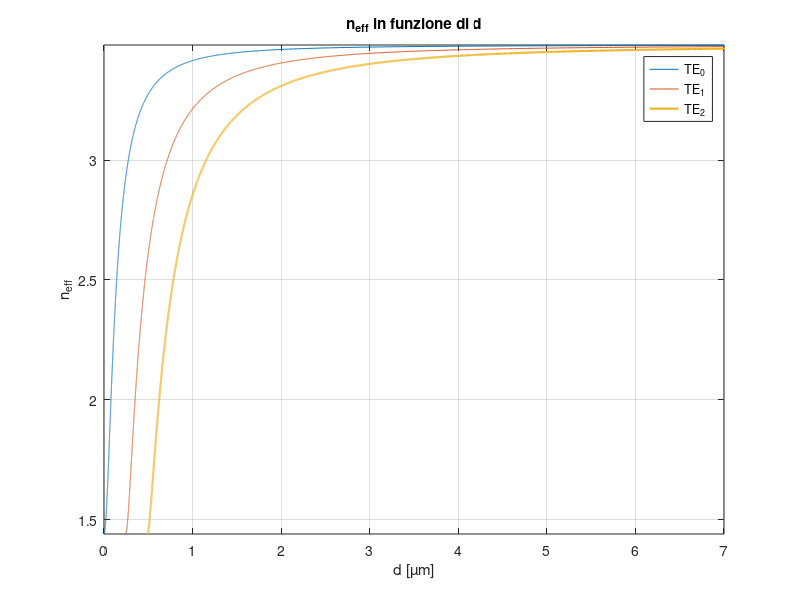

Write the MATLAB code that produced this figure. (Note: this script raises an error after producing the figure.)
clc
clear
close all

%% 1 - Valutazione n_eff(d)
sample = 10^4;  % numero di valori per la creazione dei vettori tramite la funzione linspace

n_cladding=1.44;
n_core=3.48;
c=3e8;
lambda=1.55*10^-6;
omega=2*pi*c/lambda;
mu=4*pi*10^-7;
m0=0;
m1=1;
m2=2;
k_0=2*pi/lambda;

n_eff=linspace(n_cladding,n_core-0.0001,sample);    % vettore di punti tra n_cladding e n_core (sample più grande di 1000 per avere una buona risuluzione)
gamma= k_0*(sqrt(n_eff.^2 -n_cladding^2));

k_x= k_0*sqrt(n_core^2-n_eff.^2);

d0=(2*atan(gamma./k_x)+m0*pi)./k_x;     % spessore del core per il modo 0
d1=(2*atan(gamma./k_x)+m1*pi)./k_x;     % spessore del core per il modo 1
d2=(2*atan(gamma./k_x)+m2*pi)./k_x;     % spessore del core per il modo 2

figure (1)
plot( d0*10^6, n_eff, d1*10^6, n_eff, d2*10^6, n_eff, 'LineWidth', 1.5)
xlabel('d [µm]');
ylabel('n_{eff}');
legend('TE_0','TE_1','TE_2');
title('n_{eff} in funzione di d');
xlim([0, 7]);   
ylim([n_cladding, n_core]);
grid on
%% punto 2
d=4.5e-7; % valore scelto per lo spessore del core per avere solo modo TE0 e TE1
[~, index_0] = min(abs(d0-d));  % trovo l'indice del dato del vettore d0 con il valore più vicino a d
[~, index_1] = min(abs(d1-d));  % trovo l'indice del dato del vettore d1 con il valore più vicino a d
n_eff_0 = n_eff(index_0);      % valore efficace per il modo 0
n_eff_1 = n_eff(index_1);      % valore efficace per il modo 1
beta_0 = k_0*n_eff_0;       % beta efficace per il modo 0
beta_1 = k_0*n_eff_1;       % beta efficace per il modo 1
k_x_0 = k_0*(sqrt(n_core^2-n_eff_0^2)); % k_x per il modo 0
k_x_1 = k_0*(sqrt(n_core^2-n_eff_1^2)); % k_x per il modo 1
gamma_0 = k_0*(sqrt(n_eff_0^2 -n_cladding^2));  % gamma per il modo 0
gamma_1 = k_0*(sqrt(n_eff_1^2 -n_cladding^2));  % gamma per il modo 1

% Ey
syms x;
% espressione analitica a tratti per il campo elettrico lungo l'asse y per il modo 0
Ey_0 = piecewise( x>0, exp(-gamma_0.*x), -d<=x<=0, (cos(k_x_0.*x) - (gamma_0/k_x_0)*sin(k_x_0.*x)), x<-d, (cos(k_x_0.*(-d)) - (gamma_0/k_x_0)*sin(k_x_0.*(-d)))*exp(gamma_0*(x+d)) );
figure(2)
hold on
grid on
fplot(Ey_0, [-2*d d])
xline(-d, '--k');
xline(0, '--k');
title("E_y(x) di TE_0")
xlabel('x [m]')
ylabel('E_y [V/m]')
xlim([-2*d, d])

% espressione analitica a tratti per il campo elettrico lungo l'asse y per il modo 1
Ey_1 = piecewise( x>0, exp(-gamma_1.*x), -d<=x<=0, (cos(k_x_1.*x) - (gamma_1/k_x_1)*sin(k_x_1.*x)), x<-d, (cos(k_x_1.*(-d)) - (gamma_1/k_x_1)*sin(k_x_1.*(-d)))*exp(gamma_1*(x+d)) );
figure(3)
hold on
grid on
fplot(Ey_1, [-2*d d])
xline(-d, '--k');
xline(0, '--k');
title("E_y(x) di TE_1")
xlabel('x [m]')
ylabel('E_y [V/m]')
xlim([-2*d, d])

% Hz
% espressione analitica a tratti per il campo magnetico lungo l'asse z per il modo 0
Hz_0 = diff(Ey_0, x)/(omega*mu);
figure(4)
figure(4)
hold on
grid on
fplot(Hz_0, [-2*d d])
xline(-d, '--k');
xline(0, '--k');
title("H_z(x) di TE_0")
xlabel('x [m]')
ylabel('H_z [A/m]')
xlim([-2*d, d])

% espressione analitica a tratti per il campo magnetico lungo l'asse z per il modo 1
Hz_1 = diff(Ey_1, x)/(omega*mu);
figure(5)
hold on
grid on
fplot(Hz_1, [-2*d d])
xline(-d, '--k');
xline(0, '--k');
title("H_z(x) di TE_1")
xlabel('x [m]')
ylabel('H_z [A/m]')
xlim([-2*d, d])

% Hx 
% espressione analitica a tratti per il campo magnetico lungo l'asse x per il modo 0
Hx_0 = -(beta_0*Ey_0)/(omega*mu);
figure(6)
hold on
grid on
fplot(Hx_0, [-2*d d])
xline(-d, '--k');
xline(0, '--k');
title("H_x(x) di TE_0")
xlabel('x [m]')
ylabel('H_x [A/m]')
xlim([-2*d, d])

% espressione analitica a tratti per il campo magnetico lungo l'asse x per il modo 1
Hx_1 = -(beta_1*Ey_1)/(omega*mu);
figure(7)
hold on
grid on
fplot(Hx_1, [-2*d d])
xline(-d, '--k');
xline(0, '--k');
title("H_x(x) di TE_1")
xlabel('x [m]')
ylabel('H_x [A/m]')
xlim([-2*d, d])
%}


%% punto 3
Gamma = ones(1,length(n_eff));  % inizializzo vettore in cui poi verrà salvato il valore di Gamma per ogni spessore del core

for i = 1:length(d0)     % per ogni valore del vettore d0 vado a calcolare il fattore Gamma e lo salvo nell'ononimo vettore
    syms x;
    % espressione analitica a tratti del campo elettrico lungo l'asse y per il modo 0
    Ey = piecewise( x>0, exp(-gamma(i).*x), -d0(i)<=x<=0, (cos(k_x(i).*x) - (gamma(i)/k_x(i))*sin(k_x(i).*x)), x<-d0(i), (cos(k_x(i).*(-d0(i))) - (gamma(i)/k_x(i))*sin(k_x(i).*(-d0(i))))*exp(gamma(i)*(x+d0(i))) );
    Gamma(i) = int(Ey^2, x, -d0(i), 0)/int(Ey^2, x, -inf, inf);    
end 

figure(8)
plot(d0*1e6, Gamma)
title("Γ_{TE0} in funzione dello spesso del core");
ylabel("Γ_{TE0}");
xlabel('d [µm]')
xlim([0, 1])
grid on



%% punto 4
alpha_core = 0.3;       % cm^-1
alpha_cladding = 0.15;  % cm^-1

alpha_modal = Gamma.*alpha_core + (1-Gamma).*alpha_cladding;    % alpha_modal in cm^-1

figure(9)
subplot(2, 1, 1)
plot(d0*1e6, alpha_modal)
title("Perdita modale in funzione dello spessore del core");
ylabel("\alpha_{modal} [{cm^-1}]");
xlabel('d [µm]')
xlim([0, 1])
grid on

alpha_modal_db = alpha_modal.*10*log10(exp(1));                 % alpha_modal_db in dB/cm
subplot(2, 1, 2)
plot(d0*1e6, alpha_modal_db) 
title("Perdita modale in funzione dello spessore del core");
ylabel("\alpha_{modal} [dB/cm]");
xlabel('d [µm]')
xlim([0, 1])
grid on


%% punto 5

len = 0.5;          % guida lunga 0.5 cm
insertion_loss = alpha_modal_db*len; 
figure(10)
plot(d0*1e6, insertion_loss)
title("Insertion loss in funzione dello spessore del core");
ylabel("Insertion loss [dB]");
xlabel('d [µm]')
xlim([0, 1])
grid on

%% punto 6
[~, index_Gamma] = min(abs(Gamma-0.75));  % trovo l'indice del dato del vettore Gamma con il valore più vicino a 0.75
thickness = d0(index_Gamma);    % ricavo lo spessore del core per il modo TE0 e con gamma pari a 0.75

%% punto 7
lambda_min = 850e-9;    % valore minimo per la lunghezza d'onda da raffigurare sul grafico
lambda_max = 1620e-9;   % valore massimo per la lunghezza d'onda da raggigurare sul grafico
w_0 = 2.*atan(sqrt(n_eff.^2 - n_cladding^2)./sqrt(n_core^2 - n_eff.^2)).*c./(thickness.*sqrt(n_core^2 - n_eff.^2));         % pulsazione per il modo 0
w_1 = (2.*atan(sqrt(n_eff.^2 - n_cladding^2)./sqrt(n_core^2 - n_eff.^2))+pi).*c./(thickness.*sqrt(n_core^2 - n_eff.^2));    % pulsazione per il modo 1

subplot(1,2,1)
plot(w_0, n_eff, w_1, n_eff)
title("n_{eff} in funzione di omega");
ylabel("n_{eff}");
xlabel('omega [rad/s]')
xlim([2*pi*c/lambda_max, 2*pi*c/lambda_min])    % limito il grafico lungo l'asse x in base ai valori di lambda_min e lambda_max dati
ylim([n_cladding-0.1, n_core+0.1])              % limito il grafico lungo l'asse y per una migliore visualizzazione
yline(n_core, 'k--')        % inserisco sul grafico una retta orizzonatale che raffigura il valore di n_core
yline(n_cladding, 'k-.')    % inserisco sul grafico una retta orizzonatale che raffigura il valore di n_cladding
legend('TE_0', 'TE_1', 'n_{core}', 'n_{cladding}')
grid on

lambda_0=2*pi*c./w_0;   % dal valore di pulsazione per il modo 0 calcolato prima, calcolo la lunghezza d'onda per il modo 0
lambda_1=2*pi*c./w_1;   % dal valore di pulsazione per il modo 1 calcolato prima, calcolo la lunghezza d'onda per il modo 1
subplot(1,2,2)
plot(lambda_0*1e9, n_eff, lambda_1*1e9, n_eff)
title("n_{eff} per TE_0 in funzione di lambda");
ylabel("n_{eff}");
xlabel('lambda [nm]')
xlim([lambda_min*1e9, lambda_max*1e9])  % limito il grafico lungo l'asse x in base ai valori di lambda_min e lambda_max dati
ylim([n_cladding-0.1, n_core+0.1])      % limito il grafico lungo l'asse y per una migliore visualizzazione
yline(n_core, 'k--')        % inserisco sul grafico una retta orizzonatale che raffigura il valore di n_core
yline(n_cladding, 'k-.')    % inserisco sul grafico una retta orizzonatale che raffigura il valore di n_cladding
legend('TE_0', 'TE_1', 'n_{core}', 'n_{cladding}')
grid on




















